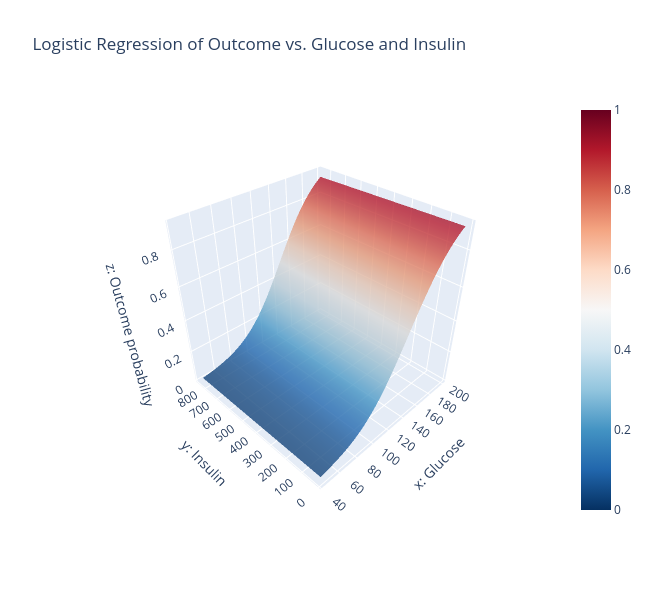

The notebook cell saved with this chart:
### Markdown cell above
#### Visualizing Model 2b

##### $Ln(\Large\frac{P}{1-P})=\beta_0 + \beta_1 X_1 + \beta_2 X_2 = -5.716880 + (0.040897 \times Glucose) + (-0.000215 \times Insulin)$ 

##### $p(Outcome) = \Large\frac{1}{1 + e^{-(\beta_0 + \beta_1 X_1 + \beta_2 X_2)}} = \frac{1}{1 + e^{-(-5.716880 + (0.040897 \times Glucose) + (-0.000215 \times Insulin))}}$

### Code cell
# 1. Plot the 3D logistic regression curve
glucose_range = np.linspace(diabetes['Glucose'].min(), diabetes['Glucose'].max(), 100)
insulin_range = np.linspace(diabetes['Insulin'].min(), diabetes['Insulin'].max(), 100)

# Create a grid of Glucose and Insulin values
glucose_grid, insulin_grid = np.meshgrid(glucose_range, insulin_range)  # Keep this order

# Calculate probabilities using the inputs
intercept = -5.716880
glucose_coef = 0.040897
insulin_coef = -0.000215

# Calculate probabilities using the formula
probabilities = 1 / (1 + np.exp(-(intercept + (glucose_coef * glucose_grid) + (insulin_coef * insulin_grid))))

# Create a surface plot for the probabilities
fig = go.Figure(data=[go.Surface(
    x=glucose_range,
    y=insulin_range,
    z=probabilities,
    colorscale='RdBu_r',
    opacity=0.8,
    cmin=0,
    cmax=1,
    name='Probability Surface'
)])

# 2. Add labels and title
fig.update_layout(
    title='Logistic Regression of Outcome vs. Glucose and Insulin',
    scene=dict(
        xaxis_title='x: Glucose',
        yaxis_title='y: Insulin',
        zaxis_title='z: Outcome probability',
    ),
    legend_title='Legend',
    width=650,
    height=600,
    scene_camera=dict(
        eye=dict(x=-1.5, y=-1.5, z=1.5),
        up=dict(x=0, y=0, z=1),
        center=dict(x=0, y=0, z=0),
    )
)

fig.show()

### Figure 1 — Plotly figure (JSON) as saved in the notebook; plotly's stock layout.template omitted (floating-point values rounded to 4 significant figures; data arrays with more than 128 entries replaced by an {"elided": "..."} marker saying what was removed)
{"data": [{"cmax": 1, "cmin": 0, "colorscale": [[0, "rgb(5,48,97)"], [0.1, "rgb(33,102,172)"], [0.2, "rgb(67,147,195)"], [0.3, "rgb(146,197,222)"], [0.4, "rgb(209,229,240)"], [0.5, "rgb(247,247,247)"], [0.6, "rgb(253,219,199)"], [0.7, "rgb(244,165,130)"], [0.8, "rgb(214,96,77)"], [0.9, "rgb(178,24,43)"], [1, "rgb(103,0,31)"]], "name": "Probability Surface", "opacity": 0.8, "type": "surface", "x": [44.0, 45.57, 47.13, 48.7, 50.26, 51.83, 53.39, 54.96, 56.53, 58.09, 59.66, 61.22, 62.79, 64.35, 65.92, 67.48, 69.05, 70.62, 72.18, 73.75, 75.31, 76.88, 78.44, 80.01, 81.58, 83.14, 84.71, 86.27, 87.84, 89.4, 90.97, 92.54, 94.1, 95.67, 97.23, 98.8, 100.4, 101.9, 103.5, 105.1, 106.6, 108.2, 109.8, 111.3, 112.9, 114.5, 116.0, 117.6, 119.2, 120.7, 122.3, 123.8, 125.4, 127.0, 128.5, 130.1, 131.7, 133.2, 134.8, 136.4, 137.9, 139.5, 141.1, 142.6, 144.2, 145.8, 147.3, 148.9, 150.5, 152.0, 153.6, 155.2, 156.7, 158.3, 159.9, 161.4, 163.0, 164.6, 166.1, 167.7, 169.3, 170.8, 172.4, 173.9, 175.5, 177.1, 178.6, 180.2, 181.8, 183.3, 184.9, 186.5, 188.0, 189.6, 191.2, 192.7, 194.3, 195.9, 197.4, 199.0], "y": [14.0, 22.4, 30.81, 39.21, 47.62, 56.02, 64.42, 72.83, 81.23, 89.64, 98.04, 106.4, 114.8, 123.3, 131.7, 140.1, 148.5, 156.9, 165.3, 173.7, 182.1, 190.5, 198.9, 207.3, 215.7, 224.1, 232.5, 240.9, 249.3, 257.7, 266.1, 274.5, 282.9, 291.3, 299.7, 308.1, 316.5, 324.9, 333.4, 341.8, 350.2, 358.6, 367.0, 375.4, 383.8, 392.2, 400.6, 409.0, 417.4, 425.8, 434.2, 442.6, 451.0, 459.4, 467.8, 476.2, 484.6, 493.0, 501.4, 509.8, 518.2, 526.6, 535.1, 543.5, 551.9, 560.3, 568.7, 577.1, 585.5, 593.9, 602.3, 610.7, 619.1, 627.5, 635.9, 644.3, 652.7, 661.1, 669.5, 677.9, 686.3, 694.7, 703.1, 711.5, 719.9, 728.3, 736.7, 745.2, 753.6, 762.0, 770.4, 778.8, 787.2, 795.6, 804.0, 812.4, 820.8, 829.2, 837.6, 846.0], "z": {"elided": "100x100 float values"}}], "layout": {"height": 600, "legend": {"title": {"text": "Legend"}}, "scene": {"camera": {"center": {"x": 0, "y": 0, "z": 0}, "eye": {"x": -1.5, "y": -1.5, "z": 1.5}, "up": {"x": 0, "y": 0, "z": 1}}, "xaxis": {"title": {"text": "x: Glucose"}}, "yaxis": {"title": {"text": "y: Insulin"}}, "zaxis": {"title": {"text": "z: Outcome probability"}}}, "title": {"text": "Logistic Regression of Outcome vs. Glucose and Insulin"}, "width": 650}}
